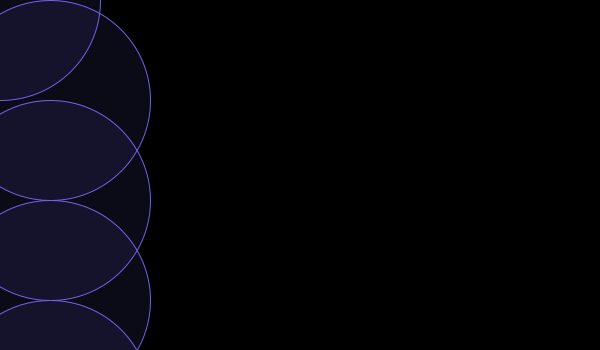
Frame 1 (no input)
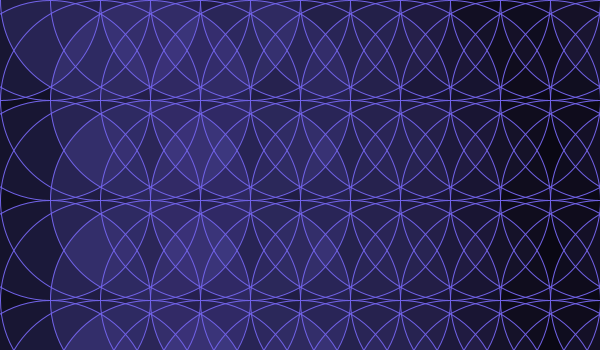
Frame 60 (the mouse pressed at the canvas centre just before this capture)
Frame 120 (the mouse held since frame 60 and released just before this capture): identical to frame 60, image omitted

The Processing sketch that drew these frames (run headless with seeded random() and noise(); from frame 60 on, the mouse is pressed at the canvas centre):

// Processing sketch: processing_32196
// ── processing_32196.pde

int paris = 0;
int berlin = 0;
int london = 200;

void setup(){
  size(600,350);
  background(0);
  stroke(113,98,232);
}

void draw(){
  
  smooth();
  fill(113,98,232,random(40));
  ellipse(paris,berlin,london,london);
  paris = paris + 50;
  ellipse(paris,100,london,london);
  ellipse(paris,200,london,london);
  ellipse(paris,300,london,london);
  ellipse(paris,400,london,london);
  }

  
  
